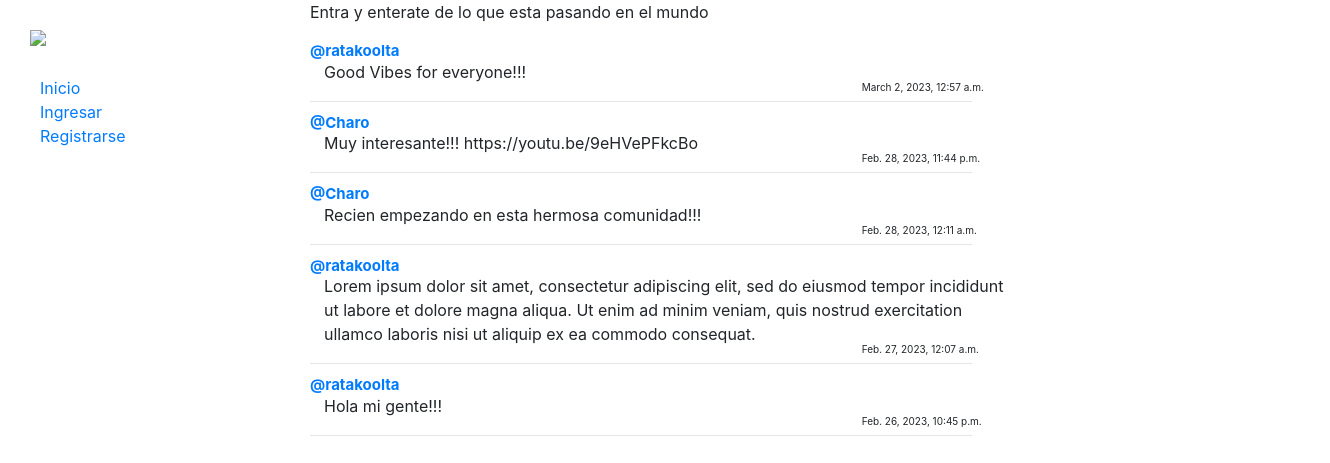
The page / on the database its author committed.
### network/models.py (models this page shows, shortened)
class Post(models.Model):
    user = models.ForeignKey(User, on_delete=models.CASCADE, related_name="autor")
    post = models.CharField(max_length=140)
    date = models.DateTimeField(auto_now_add=True)

class User(AbstractUser):
    pass

### network/views.py (the view)
# urls.py: path("", views.index, name="index"),
def index(request):
    inicio = Post.objects.all().order_by("id").reverse()
    paginator = Paginator(inicio, 10)
    paginas = request.GET.get('page')
    publicaciones = paginator.get_page(paginas)
    meGustan = Like.objects.all()
    liked = []
    try:
        for like in meGustan:
            if like.user.id == request.user.id:
                liked.append(like.post.id)
    except:
        liked = []
    return render(request, "network/index.html", {
        "inicio": inicio,
        "publicaciones": publicaciones,
        "liked" : liked
    })

### network/templates/network/index.html (shortened to what this page needs)
{% extends "network/layout.html" %}
{% block body %}
    {% if user.is_authenticated %}
        <h2 style="margin-top: 20px;">Inicio</h2> <br><br><br>
        <form action="{% url 'newPost' %}" method="post">
            {% csrf_token %}
            <textarea style="width: 60%;" name="post" row="4" cols="100" placeholder="¿Que esta pasando?"></textarea> <br>
            <input class="btn-primary" type="submit" value="Postear" id="btn"/>
        </form>
        <hr>
    {% else %}
        <p>Entra y enterate de lo que esta pasando en el mundo</p>
    {% endif %}
    <div class="inicio">
        {% for post in publicaciones %}
            <div>
                <p id="usuario"><a href="{% url 'profile' user_id=post.user.id %}">@{{ post.user }}</a></p>
                <p id="post" id="content_{{ post.id }}"> {{ post.post }}</p>
                <p id="fecha">{{ post.date }}</p>
                <hr style="margin-bottom: 10px;">
            </div>
        {% endfor %}
    </div>
{% endblock %}

### network/static/network/styles.css (style rules this page uses)
hr { width: 60%; margin-left: 0%; }
#usuario { font-weight: bold; margin-bottom: -3px; font-size: 15px; }
#post { margin-left: 14px; width: 690px; }
#fecha { font-size: 10px; margin-left: 50%; margin-top: -20px; margin-bottom: -10px; }
body { overflow-x: hidden; }

### rows shown on the page
Post: user "ratakoolta", post "Good Vibes for everyone!!!", date "March 2, 2023, 12:57 a.m."
Post: user "Charo", post "Muy interesante!!! https://youtu.be/9eHVePFkcBo", date "Feb. 28, 2023, 11:44 p.m."
Post: user "Charo", post "Recien empezando en esta hermosa comunidad!!!", date "Feb. 28, 2023, 12:11 a.m."
Post: user "ratakoolta", post "Lorem ipsum dolor sit amet, consectetur adipiscing elit, sed do eiusmod tempor incididunt ut labore et dolore magna aliqua. Ut enim ad minim veniam, quis nostrud exercitation ullamco laboris nisi ut aliquip ex ea commodo consequat.", date "Feb. 27, 2023, 12:07 a.m."
Post: user "ratakoolta", post "Hola mi gente!!!", date "Feb. 26, 2023, 10:45 p.m."
